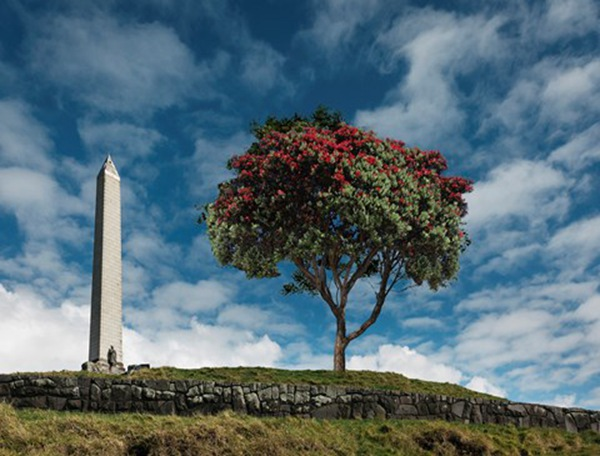
#> input picture images/a.jpg, 600 x 456 px
$ python -i hough.py   (imports and definitions only)
#> lines starting #> are read from the running program, lines starting #| are printed output that depends on the picture; after the words box and inside, x2 and y2 are one past the last pixel; in counts of white or black regions, pixels touching at a corner belong together
import numpy as np
import cv2
import sc2


def convert_to_gray(image: np.ndarray) -> np.ndarray:
    return cv2.cvtColor(image, cv2.COLOR_RGB2GRAY)
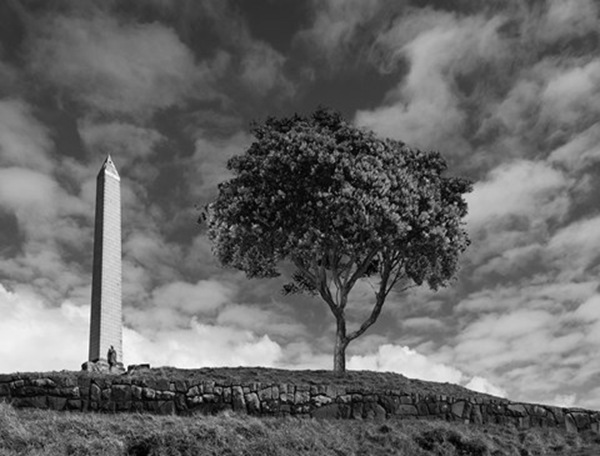
#> returned value: shape (456, 600); min 0, max 255, mean 103.6


def canny_edges(image: np.ndarray) -> np.ndarray:
    return cv2.Canny(convert_to_gray(image), 50, 150, apertureSize=3)
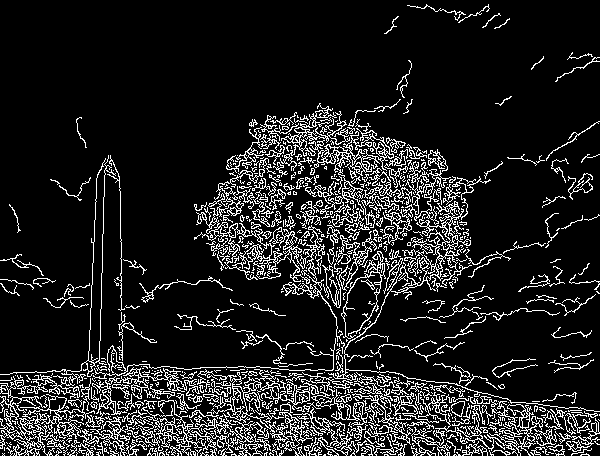
#> returned value: shape (456, 600); 13% white in thin lines or dots


def hough(image: np.ndarray, threshold=20, minlen=10, maxgap=200) -> np.ndarray:
    image = np.copy(image)
    image = canny_edges(image)
    lines = cv2.HoughLinesP(
        image, 1, np.pi / 180, threshold,
        minLineLength=minlen,
        maxLineGap=maxgap
    )
#> lines = 306 rows, first 6: [0, 418, 599, 439], [0, 389, 593, 410], [0, 448, 591, 448], [1, 423, 599, 444], [2, 406, 597, 437], [10, 407, 590, 437]
    result = np.zeros((image.shape[0], image.shape[1]))
    for line in lines:
        x1, y1, x2, y2 = line[0]
        cv2.line(result, (x1, y1), (x2, y2), (1,), 2)
#> this loop made 306 passes
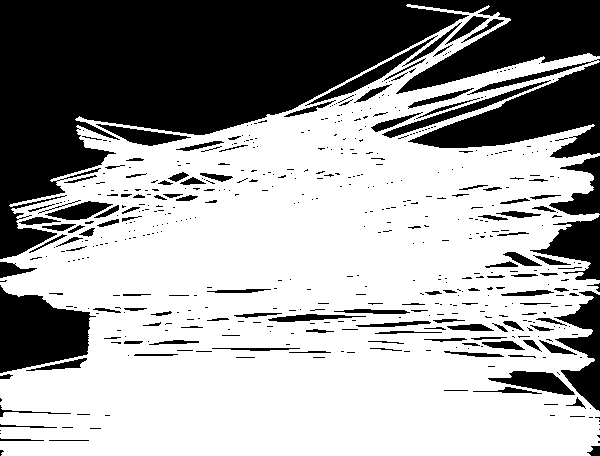
#> result: shape (456, 600) float64; values 0 (black) and 1 (white), 63% white; 546 black regions (409 under 20 px), largest, box (x1, y1, x2, y2) and area: (0, 0, 600, 259) 63980, (408, 62, 600, 158) 8070, (0, 285, 96, 373) 5511
#> (the run stopped early here; a loop or call above may not have finished)

$ run again, on images/bicycle.jpg
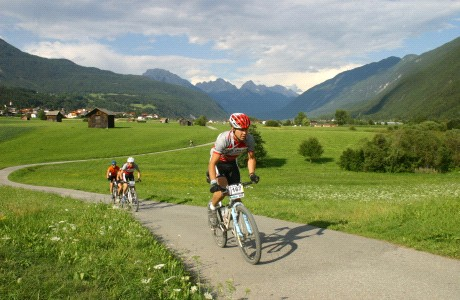
#> input picture images/bicycle.jpg, 460 x 300 px
#> in canny_edges, `return cv2.Canny(convert_to_gray(image), 50, 150, apertureSize=3)`:
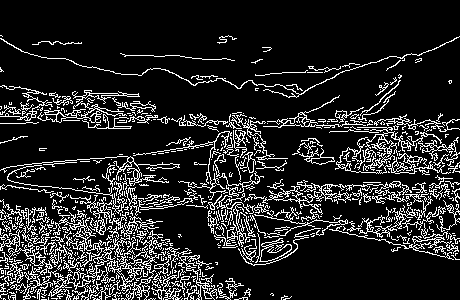
#> returned value: shape (300, 460); 14.6% white in thin lines or dots, all inside (x1, y1, x2, y2) = (0, 35, 460, 300)
#> lines = 198 rows, first 6: [0, 112, 458, 128], [3, 285, 458, 163], [0, 114, 446, 130], [3, 283, 459, 219], [3, 199, 455, 199], [0, 187, 457, 195]
#> the loop in hough, `for line in lines:` made 198 passes
#> after the loop in hough, `for line in lines:`:
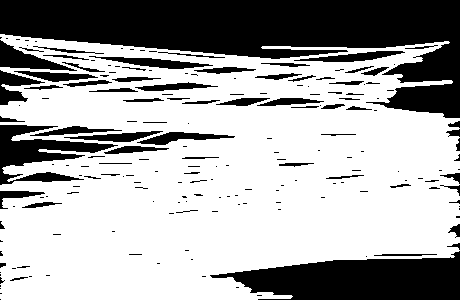
#> result: shape (300, 460) float64; values 0 (black) and 1 (white), 66.1% white; 192 black regions (124 under 20 px), largest, box (x1, y1, x2, y2) and area: (0, 0, 460, 118) 25420, (210, 251, 460, 300) 8146, (0, 125, 118, 185) 2857

$ run again, on images/golf.jpg
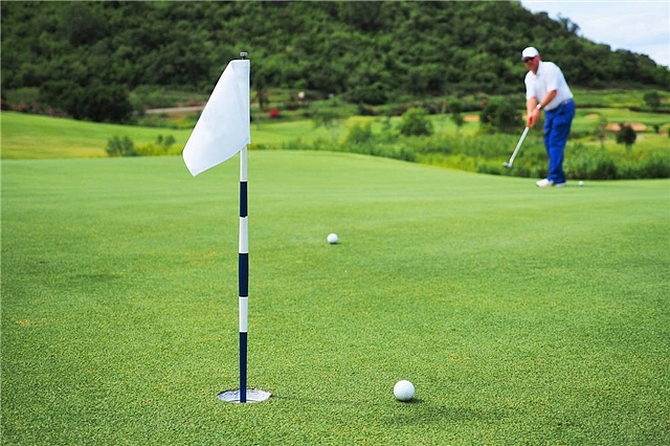
#> input picture images/golf.jpg, 670 x 446 px
#> in canny_edges, `return cv2.Canny(convert_to_gray(image), 50, 150, apertureSize=3)`:
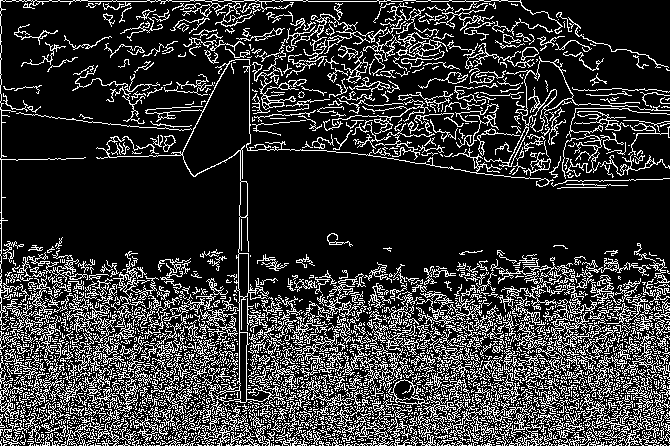
#> returned value: shape (446, 670); 20.4% white in thin lines or dots
#> lines = 391 rows, first 6: [37, 445, 668, 401], [0, 398, 669, 398], [18, 445, 669, 319], [0, 1, 520, 1], [0, 381, 669, 393], [0, 346, 664, 276]
#> the loop in hough, `for line in lines:` made 391 passes
#> after the loop in hough, `for line in lines:`:
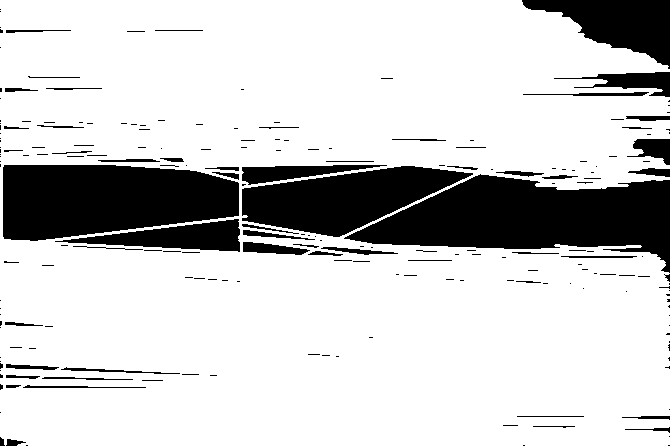
#> result: shape (446, 670) float64; values 0 (black) and 1 (white), 80.1% white; 215 black regions (154 under 20 px), largest, box (x1, y1, x2, y2) and area: (344, 174, 670, 273) 17750, (3, 165, 239, 241) 14557, (242, 166, 473, 237) 9348
